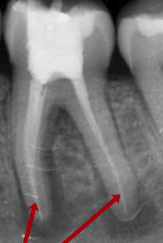
#> input picture nrc1.png, 163 x 243 px
$ python code.py
#> lines starting #> are read from the running program, lines starting #| are printed output that depends on the picture
'''
Terms used:
nrc - no root canal needed.
rc - root canal needed.


If it gives [1] - root canal is needed.(positive detection for root canal)
If it gives [0] - no root canal needed.(negative detection for root canal)

'''
from sklearn.neighbors import NearestNeighbors
import cv2
import numpy as np
from matplotlib import pyplot as plt
from sklearn.metrics import accuracy_score
#these are the libraries


gray_img = cv2.imread('nrc1.png', cv2.IMREAD_GRAYSCALE)#grey
#> gray_img: shape (243, 163); min 0, max 243, mean 117.7
cv2.imshow('nrc1',gray_img)
histnrc = cv2.calcHist([gray_img],[0],None,[256],[0,256])############ Making Histogram
#> histnrc = 256 values, max 805 at index 90, min 0 at index 1, mean 154.7
# [5 lines of commented-out code are left out]
histn2=np.asarray(histnrc[-50:])###### dimensionality Reduction (a form of PCA(Principle compound analysis))
#> histn2 = 50 values, max 335 at index 20, min 0 at index 33, mean 68.34
   #print(histn2.shape)
   #print(histn2)
histn2=np.reshape(histn2,(50))###### dimensionality Reduction (a form of PCA(Principle compound analysis))


#----------------------------------------------------------------------------------------------
#----------------------------------------------------------------------------------------------
############# New Radiograph ########################


gray_imgrc = cv2.imread('rc1.png', cv2.IMREAD_GRAYSCALE)
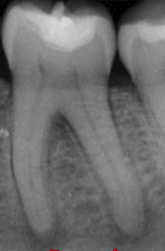
#> input picture rc1.png, 165 x 251 px
#> gray_imgrc: shape (251, 165); min 0, max 217, mean 108.6
cv2.imshow('rc1',gray_imgrc)
histrc = cv2.calcHist([gray_imgrc],[0],None,[256],[0,256])
#> histrc = 256 values, max 1054 at index 112, min 0 at index 1, mean 161.8
# [4 lines of commented-out code are left out]
histr3=np.asarray(histrc[-50:])###### dimensionality Reduction (a form of PCA(Principle compound analysis))
#> histr3 = 50 values, max 40 at index 2, min 0 at index 10, mean 4.32
histr3=np.reshape(histr3,(50))###### dimensionality Reduction (a form of PCA(Principle compound analysis))

#------------------------------------------------------------------------
#---------------------------------------------------------
############# New Radiograph ########################

gray_imgnrc2 = cv2.imread('nrc2.png', cv2.IMREAD_GRAYSCALE)
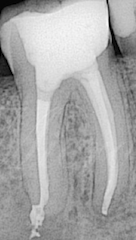
#> input picture nrc2.png, 136 x 240 px
#> gray_imgnrc2: shape (240, 136); min 0, max 251, mean 167.4
cv2.imshow('nrc2',gray_img)
histnrc2 = cv2.calcHist([gray_imgnrc2],[0],None,[256],[0,256])
#> histnrc2 = 256 values, max 511 at index 159, min 0 at index 1, mean 127.5
# [5 lines of commented-out code are left out]
histn4=np.asarray(histnrc2[-50:])###### dimensionality Reduction (a form of PCA(Principle compound analysis))
#> histn4 = 50 values, max 257 at index 16, min 0 at index 40, mean 142.6
histn4=np.reshape(histn4,(50))###### dimensionality Reduction (a form of PCA(Principle compound analysis))


#------------------------------------------------------------------------
#---------------------------------------------------------
############# New Radiograph ########################


gray_imgrc2 = cv2.imread('rc2.png', cv2.IMREAD_GRAYSCALE)
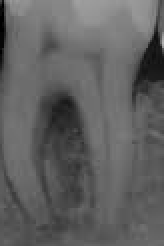
#> input picture rc2.png, 82 x 123 px (shown 2 times larger)
#> gray_imgrc2 is the input picture: shape (123, 82); min 0, max 177, mean 96.5
cv2.imshow('rc2',gray_imgrc)
histrc2 = cv2.calcHist([gray_imgrc2],[0],None,[256],[0,256])
#> histrc2 = 256 values, max 433 at index 112, min 0 at index 1, mean 39.4
# [4 lines of commented-out code are left out]
histr5=np.asarray(histrc2[-50:])###### dimensionality Reduction (a form of PCA(Principle compound analysis))
#> histr5 = 50 values from 0 to 0
histr5=np.reshape(histr5,(50))###### dimensionality Reduction (a form of PCA(Principle compound analysis))


#print(hist2)
#print(hist2.shape)
X=np.asarray([histn2,histr3])
y=np.asarray([0,1])
#print(X)
#print(X.shape)

#######################  KNN Neighbours      #############################

from sklearn.neighbors import KNeighborsClassifier
neigh = KNeighborsClassifier(n_neighbors=1)
neigh.fit(X, y)
#pred = neigh.predict(histn4)
#> (the run stopped early here; a loop or call above may not have finished)
